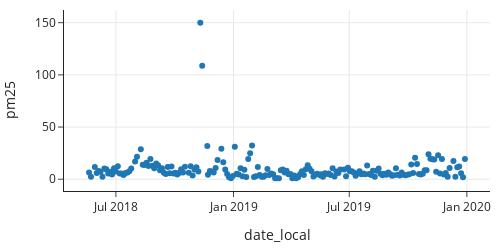

This figure's notebook cell:
### Markdown cell above
There are a few checks we can perform on the PM2.5 measurements.
First, PM2.5 can't go below 0.
Second, we can look for abnormally high PM2.5 values and see whether they
correspond to major events like a wildfire.

One simple way to perform these checks is to plot the PM2.5 against the date.

### Code cell
px.scatter(aqs, x='date_local', y='pm25',
          width=500, height=250)

### Figure 1 — Plotly figure (JSON) as saved in the notebook; plotly's stock layout.template omitted (floating-point values rounded to 4 significant figures; data arrays with more than 128 entries replaced by an {"elided": "..."} marker saying what was removed)
{"data": [{"hovertemplate": "date_local=%{x}<br>pm25=%{y}<extra></extra>", "legendgroup": "", "marker": {"color": "#1F77B4", "symbol": "circle"}, "mode": "markers", "name": "", "orientation": "v", "showlegend": false, "type": "scatter", "x": {"elided": "189 str values"}, "xaxis": "x", "y": {"elided": "189 float values"}, "yaxis": "y"}], "layout": {"height": 250, "legend": {"tracegroupgap": 0}, "width": 500, "xaxis": {"anchor": "y", "autorange": true, "domain": [0, 1], "range": ["2018-04-10 19:12", "2020-02-06 04:48"], "title": {"text": "date_local"}, "type": "date"}, "yaxis": {"anchor": "x", "autorange": true, "domain": [0, 1], "range": [-11.26, 162.2], "title": {"text": "pm25"}, "type": "linear"}}}
